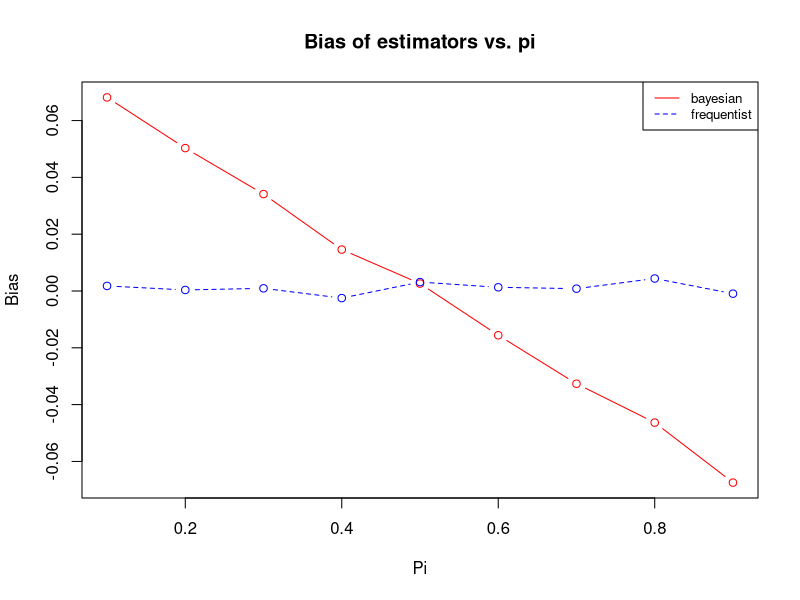
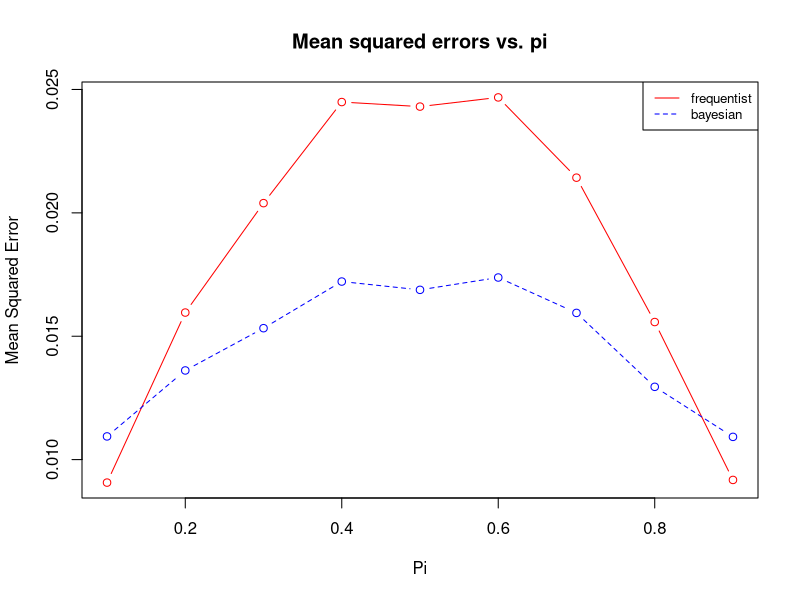

These figures' R source, in order:
# Set of values of pi for Monte-Carlo Simulation
pi_values = seq(from = 0.1, to = 0.9, by = 0.1)

# Initialize a few required variables with zeros
bias_f = numeric(length = length(pi_values))
bias_b = numeric(length = length(pi_values))
variance_f = numeric(length = length(pi_values))
variance_b = numeric(length = length(pi_values))
MS_f_1 = numeric(length = length(pi_values))
MS_b_1 = numeric(length = length(pi_values))
MS_f_2 = numeric(length = length(pi_values))
MS_b_2 = numeric(length = length(pi_values))

# Iterate over the different values of pi
for (pi_index in 1:length(pi_values)) {
  
  # Initialize a few required variables with zeros
  pi_f = numeric(length = 5000)
  pi_b = numeric(length = 5000)
  square_dist_f = numeric(length = 5000)
  square_dist_b = numeric(length = 5000)
  
  # (i)
  # Iterate over 5000 instances for Monte-Carlo Simulations
  for (N in 1:5000) {
    # Generate uniform random varible from 0 to 1.
    pi_montecarlo = runif(10, 0, 1)
    # y is the count of r.v.'s out of 10 from above that are less than
    # the pi value.
    y = sum(pi_montecarlo < pi_values[pi_index])
    n = 10
    # Store the Frequentist and Bayesian estimates for Pi.
    # (ii)
    pi_f[N] = (y)/(n)
    # (iii)
    pi_b[N] = (y+1)/(n+2)
    # Calculate squared errors of estimates from actual value.
    square_dist_f[N] = (pi_f[N] - pi_values[pi_index])**2
    square_dist_b[N] = (pi_b[N] - pi_values[pi_index])**2
  }
  
  # Find Bias and Variance of sample distribution.
  # (iv)
  bias_f[pi_index] = mean(pi_f) - pi_values[pi_index]
  bias_b[pi_index] = mean(pi_b) - pi_values[pi_index]
  # (v)
  variance_f[pi_index] = var(pi_f)
  variance_b[pi_index] = var(pi_b)
  # (vi)
  # Find Mean squared Error using Bias and Variance.
  MS_f_1[pi_index] = (bias_f[pi_index]**2) + (variance_f[pi_index])
  MS_b_1[pi_index] = (bias_b[pi_index]**2) + (variance_b[pi_index])
  # Find Mean Squared Error by taking average of squared errors.
  MS_f_2[pi_index] = mean(square_dist_f)
  MS_b_2[pi_index] = mean(square_dist_b)
  
}

# Print the Mean squared error calculated by the two methods to check they are same.
cat('Frequentist \n','First Method', MS_f_1,'\nSecond Method', MS_f_2)
cat('bayesian \n','First Method', MS_b_1,'\nSecond Method', MS_b_2)

# Plot Biases of the two estimators versus pi
plot(pi_values, bias_b, type='b', col = 'red', main = 'Bias of estimators vs. pi',
     xlab = 'Pi', ylab = 'Bias')
lines(pi_values, bias_f, type='b', col='blue', lty=2)
legend(x= "topright", legend=c("bayesian","frequentist"),
       col=c("red", "blue"), lty=1:2, cex=0.8)
# Plot mean squared errors of the two estimators versus pi
plot(pi_values, MS_f_1, type='b', col = 'red', main = 'Mean squared errors vs. pi',
     xlab = 'Pi', ylab = 'Mean Squared Error')
lines(pi_values, MS_b_1, type='b', col='blue', lty=2)
legend(x= "topright", legend=c("frequentist","bayesian"),
       col=c("red", "blue"), lty=1:2, cex=0.8)
